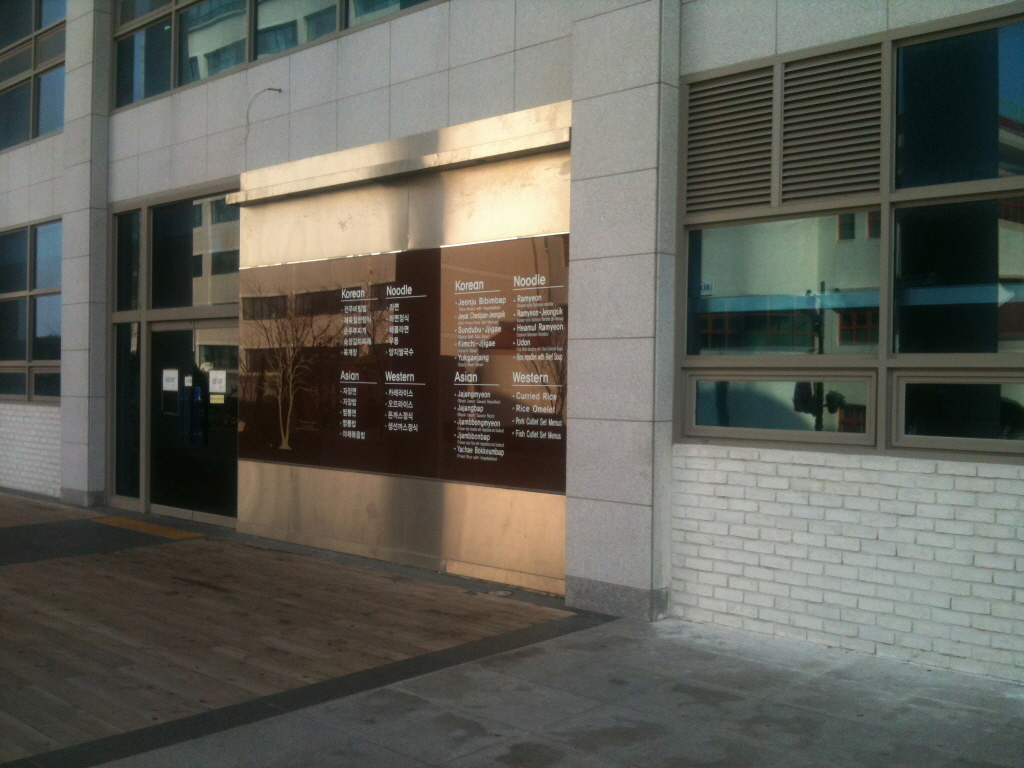
#> input picture dsu4.jpg, 1024 x 768 px
$ jupyter execute --allow-errors homework4.ipynb
#> lines starting #> are read from the running program, lines starting #| are printed output that depends on the picture
[cell 1]
import cv2
import numpy as np
from matplotlib import pyplot as plt

[cell 2]
img = cv2.imread('dsu4.jpg')
#> img is the input picture: shape (768, 1024, 3); mean B, G, R 89.1, 97.1, 97.1
rows,cols,ch = img.shape
#> rows = 768; cols = 1024; ch = 3
pts1 = np.float32([[237,265],[570,235],[566,496],[235,462]])
pts2 = np.float32([[200,200],[500,200],[500,400],[200,400]])
M = cv2.getPerspectiveTransform(pts1,pts2)
dst = cv2.warpPerspective(img,M,(1024,769))
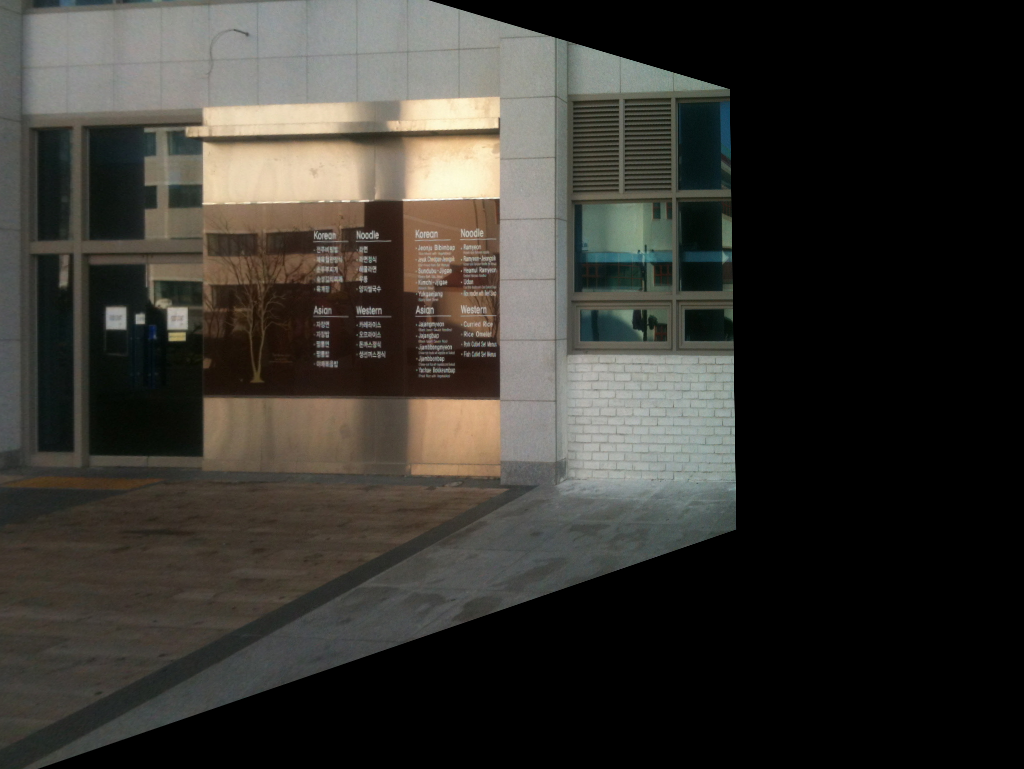
#> dst: shape (769, 1024, 3); mean B, G, R 48.4, 53.7, 55.9

plt.rcParams["figure.figsize"] = (20, 10)

plt.subplot(121),plt.imshow(img),plt.title('Input')
plt.subplot(122),plt.imshow(dst),plt.title('Output')
plt.show()
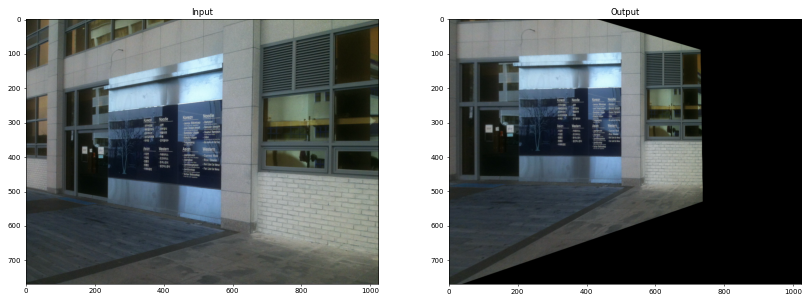
#> figure drawn by matplotlib, 2 panels; B, G, R data is drawn as R, G, B

$ run again, with q.jpg copied over dsu4.jpg
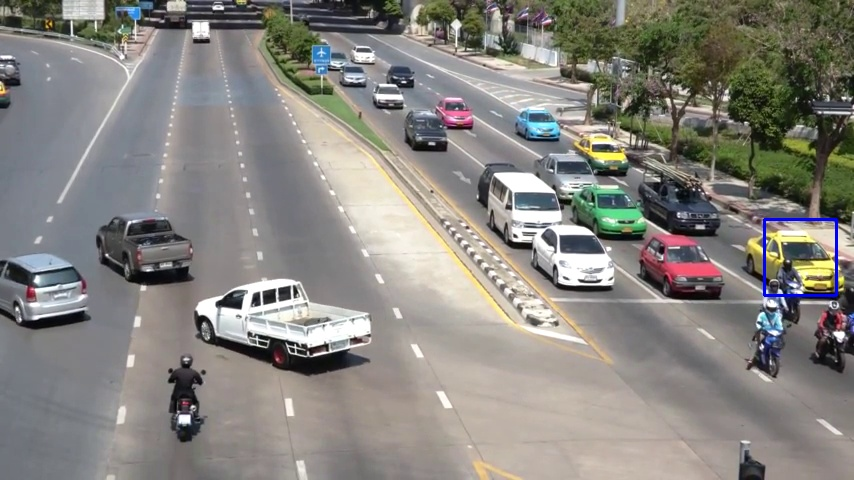
#> input picture q.jpg, 854 x 480 px
#> img is the input picture: shape (480, 854, 3); mean B, G, R 127.5, 132.8, 135.2
#> `dst = cv2.warpPerspective(img,M,(1024,769))`:
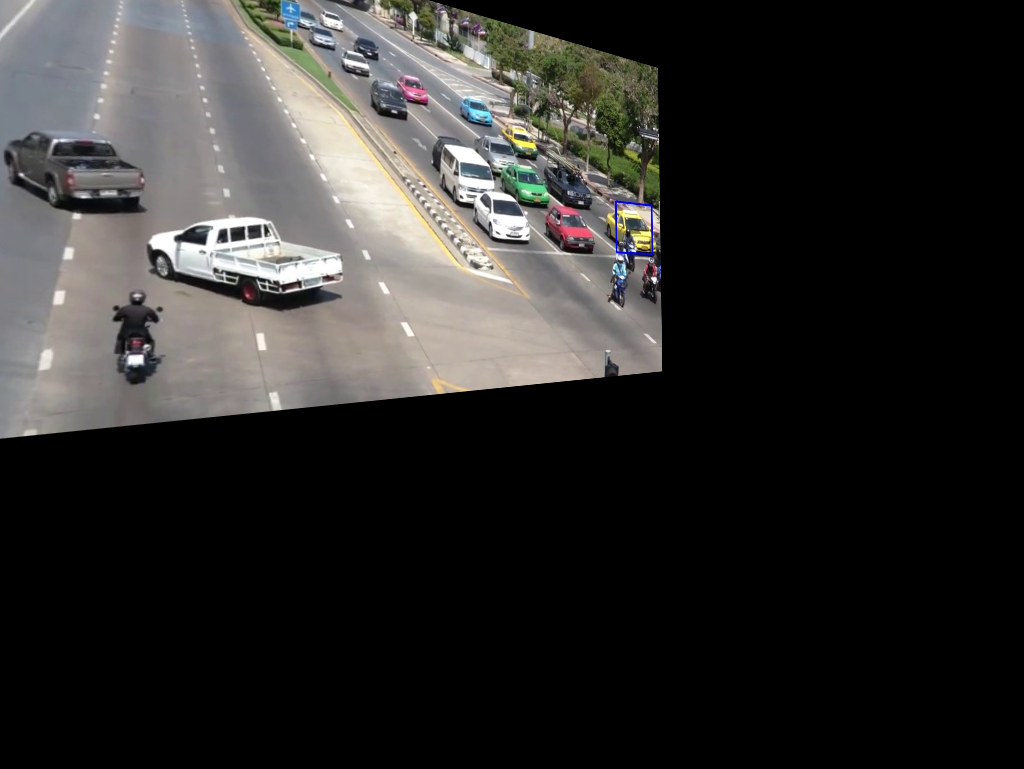
#> dst: shape (769, 1024, 3); mean B, G, R 44, 45.5, 46.5
#> `plt.show()`:
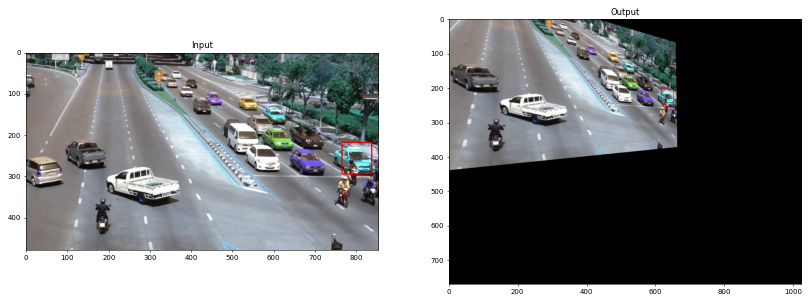
#> figure drawn by matplotlib, 2 panels; B, G, R data is drawn as R, G, B

$ run again, with sIMG_2164.jpg copied over dsu4.jpg
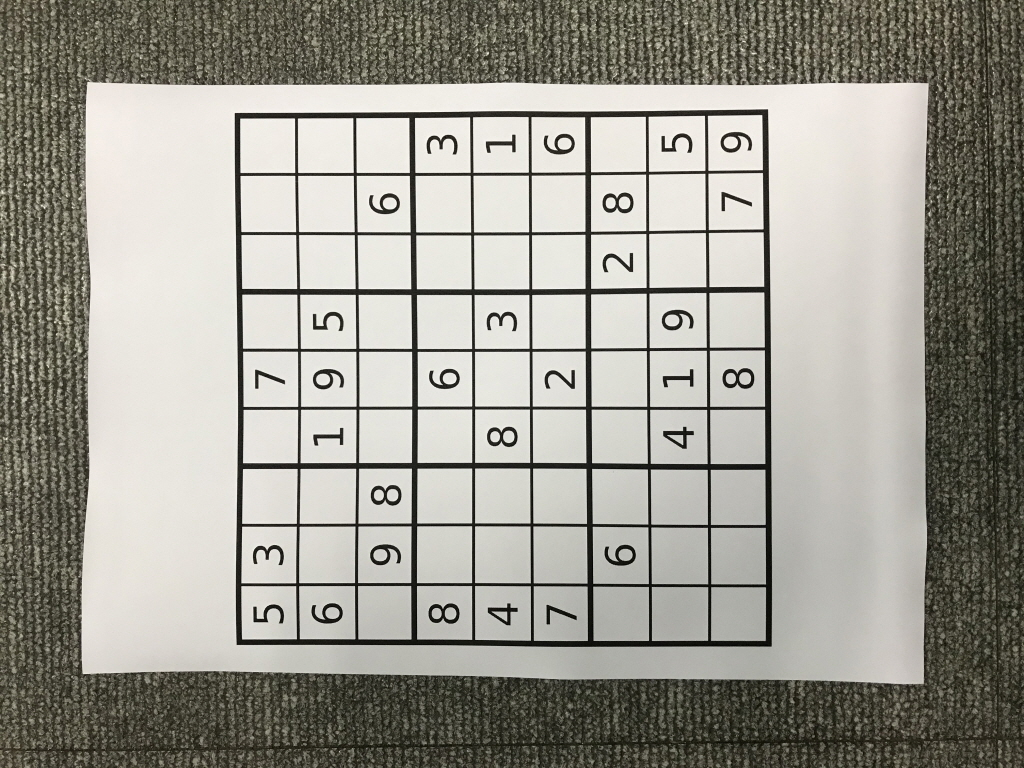
#> input picture sIMG_2164.jpg, 1024 x 768 px
#> img is the input picture: shape (768, 1024, 3); mean B, G, R 146.2, 155.1, 157.1
#> `dst = cv2.warpPerspective(img,M,(1024,769))`:
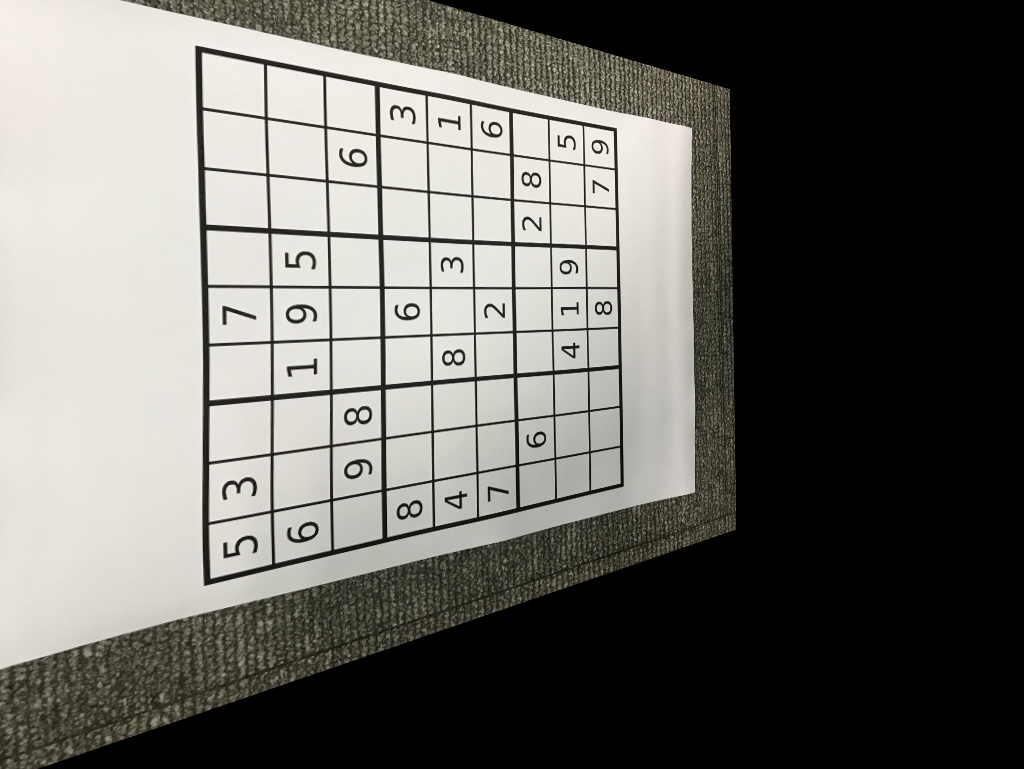
#> dst: shape (769, 1024, 3); mean B, G, R 100.1, 104.8, 106
#> `plt.show()`:
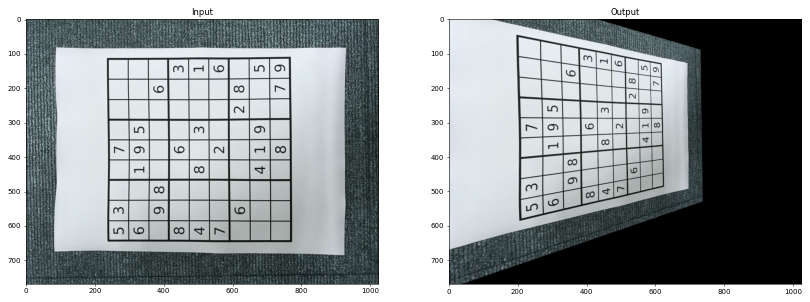
#> figure drawn by matplotlib, 2 panels; B, G, R data is drawn as R, G, B
